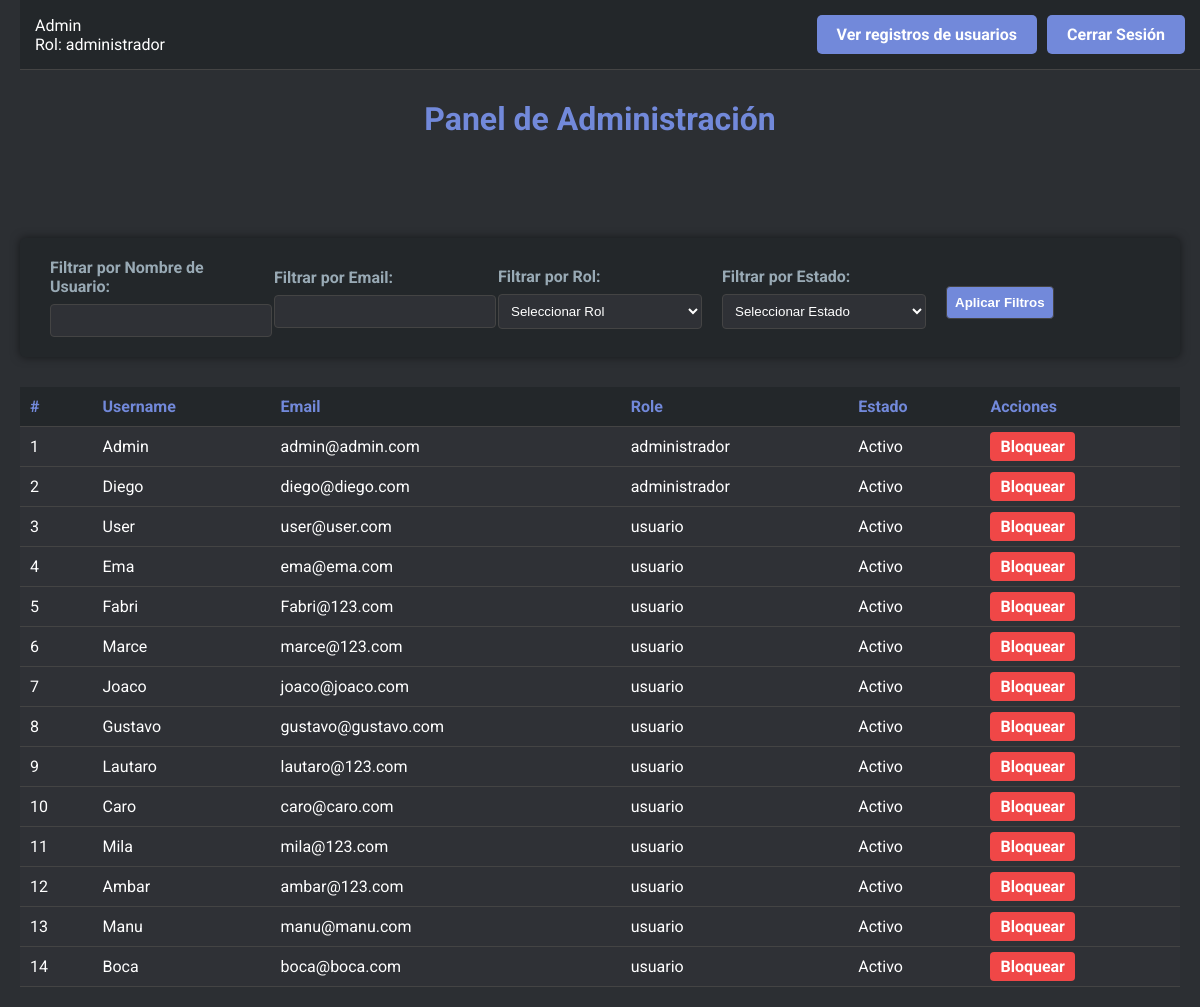
Page /admin_dashboard.php (signed in) on the committed database.
### tables this page shows
CREATE TABLE `users` (
  `id` int(11) NOT NULL,
  `username` varchar(50) NOT NULL,
  `email` varchar(100) NOT NULL,
  `password` varchar(255) NOT NULL,
  `role` enum('usuario','administrador') DEFAULT 'usuario',
  `created_at` timestamp NOT NULL DEFAULT current_timestamp(),
  `is_active` tinyint(1) DEFAULT 1,
  `failed_attempts` int(11) DEFAULT 0,
  `last_attempt` timestamp NULL DEFAULT NULL,
  `security_question_1` varchar(255) DEFAULT NULL,
  `security_question_2` varchar(255) DEFAULT NULL,
  `security_question_3` varchar(255) DEFAULT NULL
);

### admin_dashboard.php (the view, shortened to what this page needs)
<?php
include 'db.php';
$username_filter = isset($_GET['username']) ? $_GET['username'] : '';
$email_filter = isset($_GET['email']) ? $_GET['email'] : '';
$query = "SELECT id, username, email, is_active, role FROM users WHERE 1=1";
$stmt = $pdo->prepare($query);
$stmt->execute();
$users = $stmt->fetchAll(PDO::FETCH_ASSOC);
?>
<!DOCTYPE html>
<html lang="es">
<head>
    <link rel="stylesheet" href="css/admin_dashboard.css">
</head>
<form>
    <header class="header">
        <div class="user-info">
            <?php echo htmlspecialchars($_SESSION['username']); ?><br>
            Rol: <?php echo htmlspecialchars($_SESSION['role']); ?>
        </div>
        <div class="buttons">
            <a href="log.php">Ver registros de usuarios</a>
            <a href="logout.php">Cerrar Sesión</a>
        </div>
    </header>
    <h1>Panel de Administración</h1>
    <div class="filter-container">
        <form method="GET" action="admin_dashboard.php">
            <div>
                <label for="username">Filtrar por Nombre de Usuario:</label>
                <input type="text" name="username" id="username"
                    value="<?php echo htmlspecialchars($username_filter); ?>">
            </div>
            <div>
                <label for="email">Filtrar por Email:</label>
                <input type="text" name="email" id="email" value="<?php echo htmlspecialchars($email_filter); ?>">
            </div>
            <div>
                <label for="role">Filtrar por Rol:</label>
                <select name="role" id="role">
                    <option value="">Seleccionar Rol</option>
                </select>
            </div>
            <div>
                <label for="status">Filtrar por Estado:</label>
                <select name="status" id="status">
                    <option value="">Seleccionar Estado</option>
                </select>
            </div>
            <div>
                <input type="submit" value="Aplicar Filtros">
            </div>
    </div>
</form>
<div class="table-container">
    <table>
        <thead>
            <tr>
                <th>#</th>
                <th>Username</th>
                <th>Email</th>
                <th>Role</th>
                <th>Estado</th>
                <th>Acciones</th>
            </tr>
        </thead>
        <tbody>
            <?php foreach ($users as $user): ?>
                <tr>
                    <td><?php echo htmlspecialchars($user['id']); ?></td>
                    <td><?php echo htmlspecialchars($user['username']); ?></td>
                    <td><?php echo htmlspecialchars($user['email']); ?></td>
                    <td><?php echo htmlspecialchars($user['role']); ?></td>
                    <td><?php echo $user['is_active'] ? 'Activo' : 'Bloqueado'; ?></td>
                    <td>
                        <a href="admin_dashboard.php?toggle_active=1&id=<?php echo $user['id']; ?>"
                            class="<?php echo $user['is_active'] ? 'deactivate-btn' : 'activate-btn'; ?>">
                            <?php echo $user['is_active'] ? 'Bloquear' : 'Activar'; ?>
                        </a>
                    </td>
                </tr>
            <?php endforeach; ?>
        </tbody>
    </table>
</div>
</body>
</html>

### css/admin_dashboard.css (style rules this page uses)
.header { background-color: #23272a; padding: 15px; display: flex; justify-content: space-between; align-items: center; position: fixed; top: 0; width: 100%; z-index: 10; border-bottom: 1px solid #444; box-sizing: border-box; }
h1 { text-align: center; color: #7289da; margin-top: 80px; }
.buttons { display: flex; gap: 10px; margin-right: 20px; }
.buttons a { display: inline-block; padding: 10px 20px; background-color: #7289da; color: #ffffff; text-decoration: none; border-radius: 5px; font-weight: bold; transition: background-color 0.3s; }
.filter-container { display: flex; justify-content: space-between; align-items: center; margin-top: 100px; padding: 20px; background-color: #23272a; border-radius: 5px; box-shadow: 0 0 10px rgba(0, 0, 0, 0.5); }
.filter-container div { flex: 1; padding: 0 10px; }
.filter-container label { color: #99aab5; font-weight: bold; margin-bottom: 8px; display: block; }
.filter-container input, .filter-container select { width: 100%; padding: 8px; background-color: #2f3136; border: 1px solid #444; color: #ffffff; border-radius: 4px; }
.filter-container input[type="submit"] { width: auto; background-color: #7289da; cursor: pointer; font-weight: bold; transition: background-color 0.3s; margin-top: 10px; }
.table-container { margin-top: 30px; }
table { width: 100%; border-collapse: collapse; background-color: #2f3136; color: #ffffff; }
th, td { padding: 10px; text-align: left; border-bottom: 1px solid #444; }
th { background-color: #23272a; color: #7289da; }
.deactivate-btn { padding: 5px 10px; color: #fff; background-color: #f04747; text-decoration: none; border-radius: 4px; font-weight: bold; transition: background-color 0.3s; }

### rows in the picture
users: id "1", username "Admin", email "admin@admin.com", role "administrador", is_active "Activo"
users: id "2", username "Diego", email "diego@diego.com", role "administrador", is_active "Activo"
users: id "3", username "User", email "user@user.com", role "usuario", is_active "Activo"
users: id "4", username "Ema", email "ema@ema.com", role "usuario", is_active "Activo"
users: id "5", username "Fabri", email "Fabri@123.com", role "usuario", is_active "Activo"
users: id "6", username "Marce", email "marce@123.com", role "usuario", is_active "Activo"
users: id "7", username "Joaco", email "joaco@joaco.com", role "usuario", is_active "Activo"
users: id "8", username "Gustavo", email "gustavo@gustavo.com", role "usuario", is_active "Activo"
users: id "9", username "Lautaro", email "lautaro@123.com", role "usuario", is_active "Activo"
users: id "10", username "Caro", email "caro@caro.com", role "usuario", is_active "Activo"
users: id "11", username "Mila", email "mila@123.com", role "usuario", is_active "Activo"
users: id "12", username "Ambar", email "ambar@123.com", role "usuario", is_active "Activo"
users: id "13", username "Manu", email "manu@manu.com", role "usuario", is_active "Activo"
users: id "14", username "Boca", email "boca@boca.com", role "usuario", is_active "Activo"

### other values in the picture
$_SESSION['username'] "Admin"
$_SESSION['role'] "administrador"
